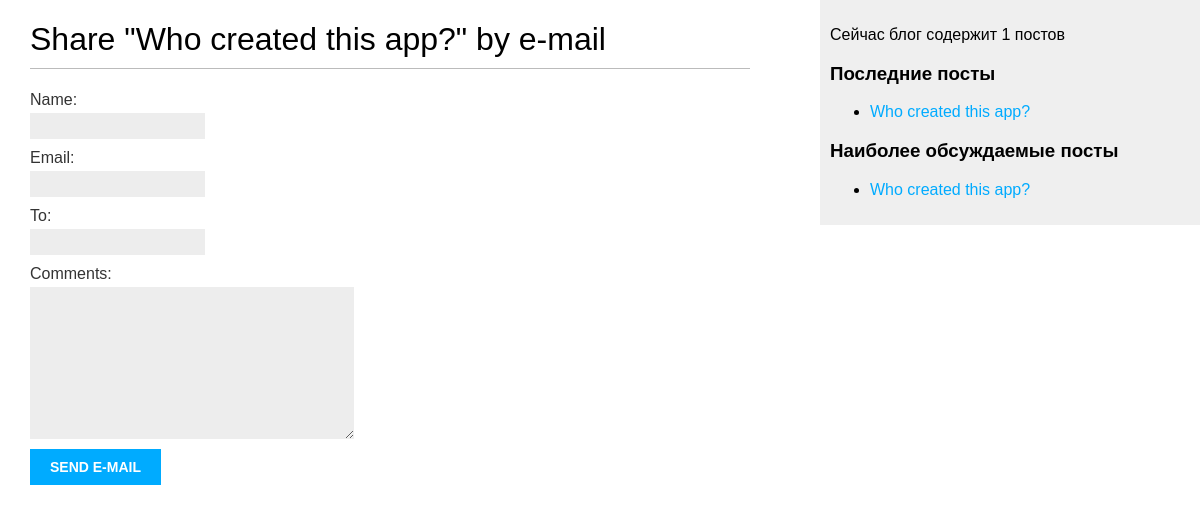
Page /blog/1/share/ on the earlier database version.
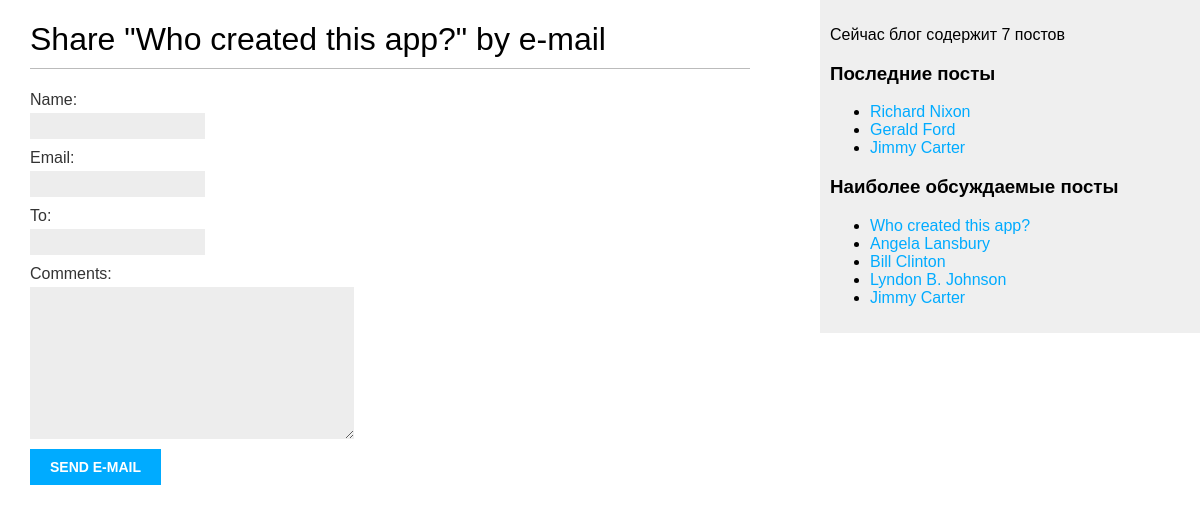
Same page on the later database version.
### blog/models.py (models this page shows, shortened)
class Post(models.Model):
    class Status(models.TextChoices):
        DRAFT = 'DF', 'Draft'
        PUBLISHED = 'PB', 'Published'
    title = models.CharField(max_length=250)
    slug = models.SlugField(max_length=250, unique_for_date='publish')
    author = models.ForeignKey(
        User,
        on_delete=models.CASCADE,
        related_name='blog_posts'
    )
    body = models.TextField()
    publish = models.DateTimeField(default=timezone.now)
    created = models.DateTimeField(auto_now_add=True)
    updated = models.DateTimeField(auto_now=True)
    status = models.CharField(
        max_length=2,
        choices=Status.choices,
        default=Status.DRAFT
    )
    objects = models.Manager()
    published = PublishedManager()
    tags = TaggableManager()
    class Meta:
        ordering = ['-publish']
        indexes = [
            models.Index(fields=['publish']),
        ]
    def get_absolute_url(self):
        return reverse(
            'blog:post_detail',
            args=[
                self.publish.year,
                self.publish.month,
                self.publish.day,
                self.slug,
            ]
        )

### blog/views.py (the view)
def post_share(request, post_id):
    post = get_object_or_404(Post,
                             id=post_id,
                             status=Post.Status.PUBLISHED)
    sent = False
    if request.method == 'POST':
        form = EmailPostForm(request.POST)
        if form.is_valid():
            cd = form.cleaned_data
            post_url = request.build_absolute_uri(
                post.get_absolute_url())
            subject = f"{cd['name']} recommends you read " \
                      f"{post.title}"
            message = f"Read {post.title} at {post_url}\n\n" \
                      f"{cd['name']}\'s comments: {cd['comments']}"
            send_mail(subject, message, 'your_account@gmail.com',
                      [cd['to']])
            sent = True
    else:
        form = EmailPostForm()
    return render(request, 'blog/post/share.html', {
        'post': post,
        'form': form,
        'sent': sent,
    })

### blog/forms.py
class EmailPostForm(forms.Form):
    name = forms.CharField(max_length=25)
    email = forms.EmailField()
    to = forms.EmailField()
    comments = forms.CharField(required=False,
                               widget=forms.Textarea)

### blog/models.py (called while the page is built)
    def get_queryset(self):
        return super().get_queryset()\
            .filter(status=Post.Status.PUBLISHED)

### blog/templatetags/blog_tags.py (called while the page is built)
@register.simple_tag
def total_posts():
    return Post.published.count()

@register.inclusion_tag('blog/post/latest_posts.html')
def show_latest_posts(count=5):
    latest_posts = Post.published.order_by('-publish')[:count]
    return {'latest_posts': latest_posts}

@register.simple_tag
def get_most_commented_posts(count=5):
    return Post.published.annotate(
        total_comments=Count('comments')
    ).order_by('-total_comments')[:count]

### blog/templates/blog/post/share.html (shortened to what this page needs)
{% extends "blog/base.html" %}
{% block content %}
 {% if sent %}
 <h1>E-mail successfully sent</h1>
 <p>
 "{{ post.title }}" was successfully sent
 to {{ form.cleaned_data.to }}.
 </p>
 {% else %}
 <h1>Share "{{ post.title }}" by e-mail</h1>
 <form method="post">
 {{ form.as_p }}
 <input type="submit" value="Send e-mail">
 </form>
 {% endif %}
{% endblock %}

### blog/templates/blog/base.html (shortened to what this page needs)
{% load blog_tags %}
{% load static %}
<!DOCTYPE html>
<html>
<head>
 <link href="{% static "css/blog.css" %}" rel="stylesheet">
</head>
<body>
 <div id="content">
 {% block content %}
 {% endblock %}
 </div>
 <div id="sidebar">
 <p>Сейчас блог содержит {% total_posts %} постов</p>
  <h3>Последние посты</h3>
  {% show_latest_posts 3 %}
  <h3>Наиболее обсуждаемые посты</h3>
  {% get_most_commented_posts as most_commented_posts %}
  <ul>
   {% for post in most_commented_posts %}
   <li>
    <a href="{{ post.get_absolute_url }}">{{ post.title }}</a>
   </li>
   {% endfor %}
  </ul>
 </div>
</body>
</html>

### blog/templates/blog/post/latest_posts.html
<ul>
{% for post in latest_posts %}
<li>
<a href="{{ post.get_absolute_url }}">{{ post.title }}</a>
</li>
{% endfor %}
</ul>

Differences in the rows shown:
no longer on one of the page's lists (row unchanged): Post: title "Who created this app?"
added Post: title "Richard Nixon", shown under "Последние посты"
added Post: title "Gerald Ford", shown under "Последние посты"
added Post: title "Jimmy Carter"
added Post: title "Angela Lansbury", shown under "Наиболее обсуждаемые посты"
added Post: title "Bill Clinton", shown under "Наиболее обсуждаемые посты"
added Post: title "Lyndon B. Johnson", shown under "Наиболее обсуждаемые посты"
Other differences:
text no longer shown: "1"
text now shown: "7"
